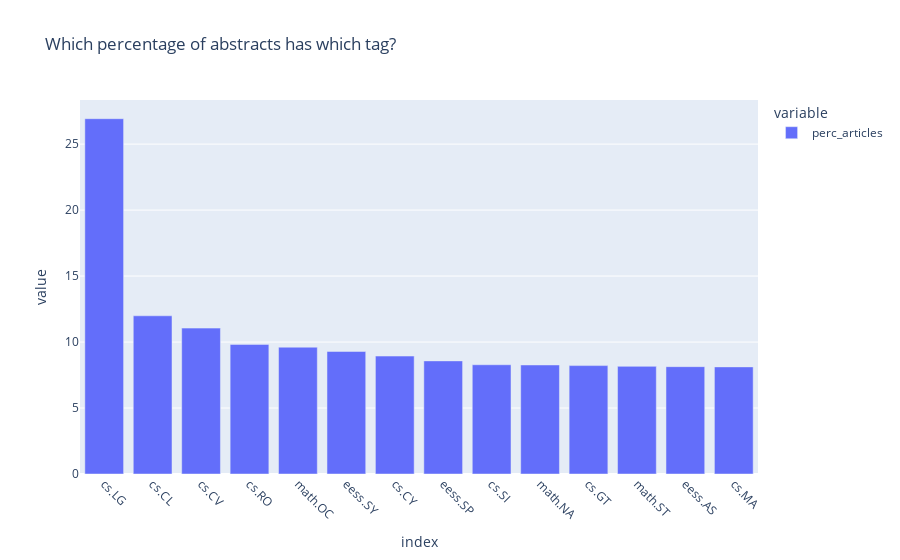
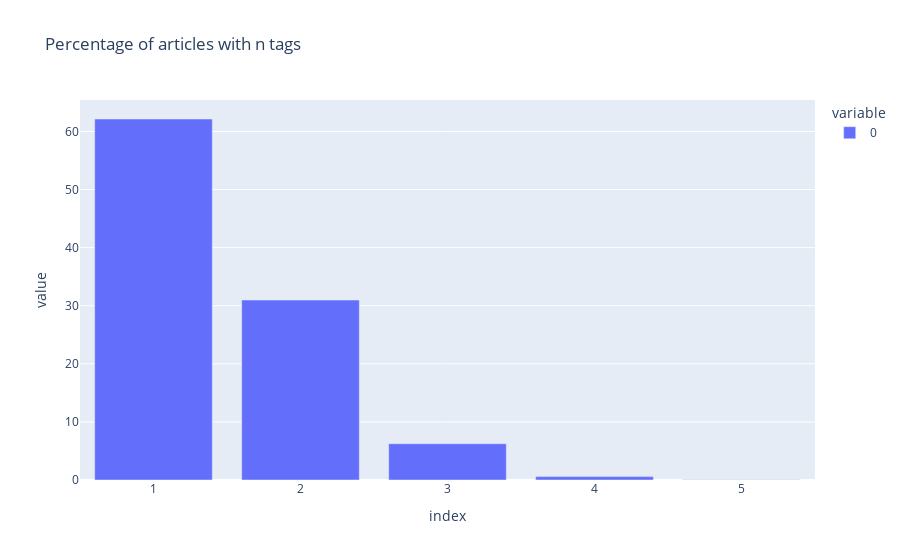

The notebook cell saved with these charts, in order:
### Markdown cell above
Let's clean the dataset by reducing the tags to the tags of interest.

### Code cell
df["tags_filtered"] = df["tags"].map(
    lambda tags: [tag for tag in tags if tag in CATEGORIES_OF_INTEREST]
)

print(
    f"{len({cat for catlist in df['tags_filtered'] for cat in catlist})} found out of {len(categories)} existing categories."
)

mlb = MultiLabelBinarizer()

message_tags_matrix = pd.DataFrame(mlb.fit_transform(df["tags_filtered"]), columns=mlb.classes_)

fig = px.bar(
    pd.DataFrame(
        pd.DataFrame(message_tags_matrix, columns=mlb.classes_).sum()
        / message_tags_matrix.shape[0]
        * 100,
        columns=["perc_articles"],
    ).sort_values(by="perc_articles", ascending=False),
    title="Which percentage of abstracts has which tag?",
)
_ = fig.update_xaxes(tickangle=45)
fig.show()

fig = px.bar(
    pd.DataFrame(message_tags_matrix.sum(axis=1)).groupby(0).size()
    / message_tags_matrix.shape[0]
    * 100,
    title="Percentage of articles with n tags",
)
fig.show()

### Figure 1 — Plotly figure (JSON) as saved in the notebook; plotly's stock layout.template omitted (floating-point values rounded to 4 significant figures)
{"data": [{"alignmentgroup": "True", "hovertemplate": "variable=perc_articles<br>index=%{x}<br>value=%{y}<extra></extra>", "legendgroup": "perc_articles", "marker": {"color": "#636efa", "pattern": {"shape": ""}}, "name": "perc_articles", "offsetgroup": "perc_articles", "orientation": "v", "showlegend": true, "textposition": "auto", "type": "bar", "x": ["cs.LG", "cs.CL", "cs.CV", "cs.RO", "math.OC", "eess.SY", "cs.CY", "eess.SP", "cs.SI", "math.NA", "cs.GT", "math.ST", "eess.AS", "cs.MA"], "xaxis": "x", "y": [26.93, 11.99, 11.06, 9.822, 9.611, 9.286, 8.937, 8.572, 8.28, 8.264, 8.215, 8.158, 8.134, 8.118], "yaxis": "y"}], "layout": {"barmode": "relative", "legend": {"title": {"text": "variable"}, "tracegroupgap": 0}, "title": {"text": "Which percentage of abstracts has which tag?"}, "xaxis": {"anchor": "y", "domain": [0, 1], "tickangle": 45, "title": {"text": "index"}}, "yaxis": {"anchor": "x", "domain": [0, 1], "title": {"text": "value"}}}}

### Figure 2 — Plotly figure (JSON) as saved in the notebook; plotly's stock layout.template omitted (floating-point values rounded to 4 significant figures)
{"data": [{"alignmentgroup": "True", "hovertemplate": "variable=0<br>index=%{x}<br>value=%{y}<extra></extra>", "legendgroup": "0", "marker": {"color": "#636efa", "pattern": {"shape": ""}}, "name": "0", "offsetgroup": "0", "orientation": "v", "showlegend": true, "textposition": "auto", "type": "bar", "x": [1, 2, 3, 4, 5], "xaxis": "x", "y": [62.15, 30.98, 6.251, 0.5845, 0.03247], "yaxis": "y"}], "layout": {"barmode": "relative", "legend": {"title": {"text": "variable"}, "tracegroupgap": 0}, "title": {"text": "Percentage of articles with n tags"}, "xaxis": {"anchor": "y", "domain": [0, 1], "title": {"text": "index"}}, "yaxis": {"anchor": "x", "domain": [0, 1], "title": {"text": "value"}}}}
